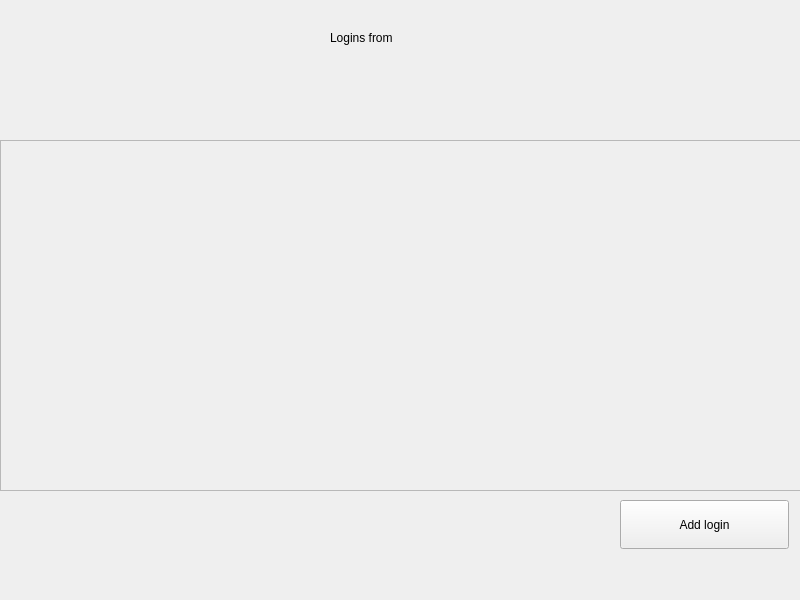
<?xml version="1.0" encoding="UTF-8"?>
<ui version="4.0">
 <class>LoginsWindow</class>
 <widget class="QWidget" name="LoginsWindow">
  <property name="geometry">
   <rect>
    <x>0</x>
    <y>0</y>
    <width>800</width>
    <height>600</height>
   </rect>
  </property>
  <property name="windowTitle">
   <string>Form</string>
  </property>
  <widget class="QLabel" name="subtitle">
   <property name="geometry">
    <rect>
     <x>280</x>
     <y>70</y>
     <width>261</width>
     <height>35</height>
    </rect>
   </property>
   <property name="text">
    <string/>
   </property>
  </widget>
  <widget class="QLabel" name="title">
   <property name="geometry">
    <rect>
     <x>330</x>
     <y>20</y>
     <width>156</width>
     <height>35</height>
    </rect>
   </property>
   <property name="text">
    <string>Logins from</string>
   </property>
  </widget>
  <widget class="QPushButton" name="addLoginBtn">
   <property name="geometry">
    <rect>
     <x>620</x>
     <y>500</y>
     <width>169</width>
     <height>49</height>
    </rect>
   </property>
   <property name="text">
    <string>Add login</string>
   </property>
  </widget>
  <widget class="QWidget" name="horizontalLayoutWidget">
   <property name="geometry">
    <rect>
     <x>0</x>
     <y>140</y>
     <width>801</width>
     <height>351</height>
    </rect>
   </property>
   <layout class="QHBoxLayout" name="hbox_layout">
    <item>
     <widget class="QScrollArea" name="scrollArea">
      <property name="widgetResizable">
       <bool>true</bool>
      </property>
      <widget class="QWidget" name="scrollAreaWidgetContents">
       <property name="geometry">
        <rect>
         <x>0</x>
         <y>0</y>
         <width>797</width>
         <height>347</height>
        </rect>
       </property>
      </widget>
     </widget>
    </item>
   </layout>
  </widget>
 </widget>
 <resources/>
 <connections/>
</ui>
